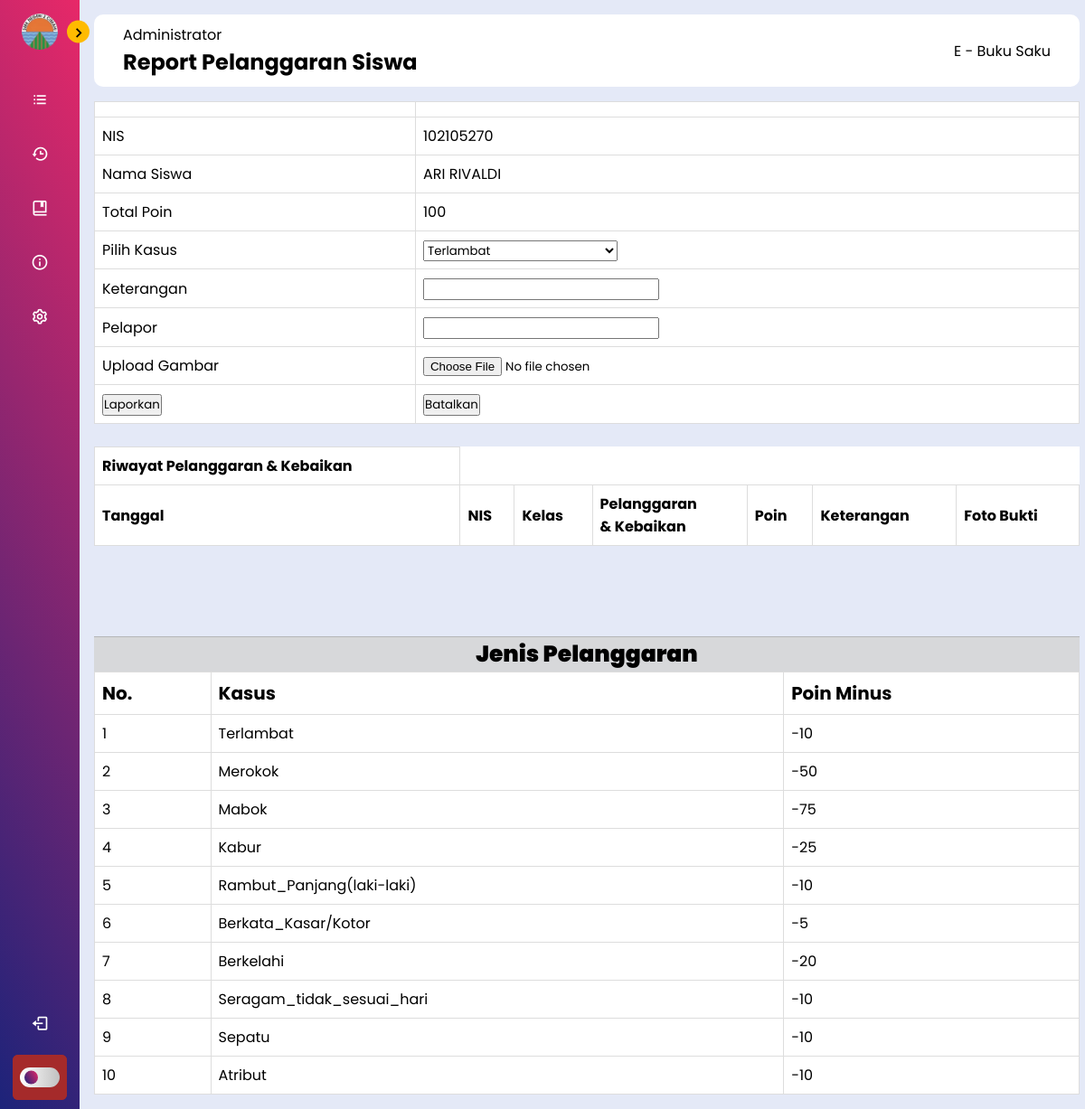
The app's page /High-Access/proses-kasus.php?id=102105270 (signed in) with its own data.
### tables this page shows
CREATE TABLE `siswa` (
  `nis` int(11) NOT NULL,
  `password` varchar(20) NOT NULL,
  `nama` varchar(100) NOT NULL,
  `tingkat` int(2) NOT NULL,
  `jurusan` varchar(30) NOT NULL,
  `kelas` varchar(2) NOT NULL,
  `jenis_kelamin` enum('L','P') NOT NULL,
  `poin` int(5) NOT NULL,
  `batas_minus` int(11) NOT NULL
);

CREATE TABLE `tb_kasus` (
  `id_kasus` int(3) NOT NULL,
  `jenis_kasus` varchar(50) NOT NULL,
  `poin` int(11) NOT NULL
);

### High-Access/proses-kasus.php (the view, shortened to what this page needs)
<!DOCTYPE html>
<html lang="en">
<head>
    <link rel="stylesheet" href="styleBar.css">
    <link href='https://unpkg.com/boxicons@2.1.4/css/boxicons.min.css' rel='stylesheet'>
    <link rel="stylesheet" href="https://cdnjs.cloudflare.com/ajax/libs/
    font-awesome/6.4.0/css/all.min.css">
    <link rel="stylesheet" href="https://cdn.datatables.net/1.13.7/css/jquery.dataTables.min.css">
</head>
<body>
        <?php
        include "koneksi.php";
        $id=$_GET['id'];
        $sql=mysqli_query($conn, "SELECT * FROM siswa WHERE nis=$id");
        $sql_kasus=mysqli_query($conn, "SELECT * FROM tb_kasus");
        ?>
    <nav class="sidebar close">
        <header>
            <div class="image-text">
                <span class="image">
                    <img src="../img/smkn2cmi.png" alt="logo">
                </span>
            </div>
            <i class='bx bx-chevron-right toggle'></i>
        </header>
        <div class="menu-bar">
        <div class="menu">
                <ul class="menu-link">
                    <li class="nav-link">
                        <a href="admin-buksak.php">
                            <i class='bx bx-list-ul icon'></i>
                        </a>
                    </li>
                    <li class="nav-link">
                        <a href="data-kasus.php">
                            <i class='bx bx-history icon'></i>
                        </a>
                    </li>
                    <li class="nav-link">
                        <a href="pedoman.php">
                            <i class='bx bx-book-bookmark icon'></i>
                        </a>
                    </li>
                    <li class="nav-link">
                        <a href="credit-buksak.php">
                        <i class='bx bx-info-circle icon'></i>
                        </a>
                    </li>
                    <li class="nav-link">
                        <a href="admin-settings.php">
                            <i class='bx bx-cog icon'></i>
                        </a>
                    </li>
                </ul>
            </div>
            <div class="bottom-content">
                <li class="">
                <a href="../index.php">
                        <i class='bx bx-log-out icon'></i>
                    </a>
                </li>
                <li class="mode">
                    <div class="moon-sun">
                    </div>
                    <div class="toggle-switch">
                        <span class="switch"></span>
                    </div>
                </li>
            </div>
        </div>
    </nav>
    <div class="main--content">
        <div class="header--wrapper">
            <div class="header--title">
                <span>Administrator</span>
                <h2>Report Pelanggaran Siswa</h2>
            </div>
            <div class="header--title">
                <span>E - Buku Saku</span>
            </div>
        </div>
  <div>
  <form action="proses.php" method="POST" enctype="multipart/form-data">
      <table>
      <tr>
                  <td></td>
                  <td><input type="hidden" name="id" value=<?=$id?>></td>
              </tr>
      <tr>
              <td>NIS</td>
              <td><?php foreach ($sql as $nis) :?><?=$nis["nis"]; ?><?php endforeach;?></td>
          </tr>
          <tr>
              <td>Nama Siswa</td>
              <td><?php foreach ($sql as $nama) :?><?=$nama["nama"]; ?><?php endforeach;?></td>
          </tr>
          <tr>
              <td>Total Poin</td>
              <td><?php foreach ($sql as $poin) :?><?=$poin["poin"]; ?><?php endforeach;?></td>
          </tr>
          <tr>
              <td>Pilih Kasus</td>
              <td>
              <select name="kasus">
                      <?php foreach ($sql_kasus as $row) :?>
                          <option value=<?= $row["jenis_kasus"];?>><?= $row["jenis_kasus"];?></option>
                          <?php endforeach;?>
                      </select>
              </td>
          </tr>
          <tr>
              <td>Keterangan</td>
              <td><input type="text" name="keterangan"></td>
          </tr>
          <tr>
              <td>Pelapor</td>
              <td><input type="text" name="pelapor"></td>
          </tr>
          <tr>
          <td>Upload Gambar</td>
          <td><input type="file" name="file"></td>
        </tr>
          <tr>
              <td><input type="submit" name="lapor" value="Laporkan" ?id=<?= $id?> onclick="return confirm ('Yakin untuk melaporkan?');"></td>
              <td><input type="submit" name="batalkan" value="Batalkan"></td>
          </tr>
      </table><br>
      <table>
        <tr>
          <td><b>Riwayat Pelanggaran & Kebaikan</b></td>
        </tr>
        <tr>
            <td><b>Tanggal</b></td>
            <td><b>NIS</b></td>
            <td><b>Kelas</b></td>
            <td><b>Pelanggaran <br> & Kebaikan</b></td>
            <td><b>Poin</b></td>
            <td><b>Keterangan</b></td>
            <td><b>Foto Bukti</b></td>
        </tr>
      </table>
      <?php
    include 'koneksi.php';
    $sql = "SELECT * FROM tb_kasus";
    $pelanggaran = mysqli_query($conn, $sql);
    ?>
      <div class="jenis-kasus">
      <p class="judul">Jenis Pelanggaran</p>
      <div class="row">
        <div>
          <table class="table-3 table table-striped" style="width: 100%;">
          <thead>
            <tr style="font-size: 20px;">
              <td><b>No.</b></td>
              <td><b>Kasus</b></td>
              <td><b>Poin Minus</b></td>
            </tr>
          </thead>
          <tbody>
            <?php foreach ($pelanggaran as $item) : ?>
                <tr>
                    <td><?= $item["id_kasus"];  ?></td>
                    <td><?= $item["jenis_kasus"];  ?></td>
                    <td>-<?= $item["poin"];  ?></td>
                </tr>
            <?php endforeach; ?>
          </tbody>
          </table>
        </div>
      </div>
  </form>
  </div>
        </div>
</body>
</html>

### High-Access/styleBar.css (style rules this page uses)
* { font-family: 'Poppins', sans-serif; margin: 0; padding: 0; box-sizing: border-box; }
:root { --body-color: #E4E9F7; --sidebar-color: linear-gradient(240deg, rgb(231, 40, 104),rgb(28, 35, 122)); --primary-color: rgb(255, 187, 0); --primary-color-light: brown; --toggle-color: linear-gradient(270deg, silver, white); --text-color: #fff; --tran-02: all .2s ease; --tran-03: all .3s ease; --tran-04: all .4s ease; --tran-05: all .5s ease; }
body { height: 100vh; background: var(--body-color); transition: var(--tran-05); }
.sidebar { position: fixed; top: 0; left: 0; height: 100%; width: 250px; padding: 10px 14px; background: var(--sidebar-color); transition: var(--tran-05); z-index: 100; }
.sidebar.close { width: 88px; }
.sidebar .image { min-width: 60px; display: flex; align-items: center; justify-content: center; }
.sidebar li { height: 50px; margin-top: 10px; list-style: none; display: flex; align-items: center; }
.sidebar li .icon { display: flex; align-items: center; justify-content: center; min-width: 60px; font-size: 20px; }
.sidebar li .icon, .sidebar li .text { color: var(--text-color); transition: var(--tran-02); }
.sidebar .image-text img { width: 40px; border-radius: 6px; }
.sidebar header { position: relative; }
.sidebar header .image-text { display: flex; align-items: center; }
.sidebar header .toggle { position: absolute; top: 50%; right: -25px; transform: translateY(-50%) rotate(180deg); height: 25px; width: 25px; background: var(--primary-color); display: flex; align-items: center; justify-content: center; border-radius: 50%; color: var(--sidebar-color); font-size: 22px; transition: var(--tran-02); }
.sidebar.close header .toggle { transform: translateY(-50%); }
.sidebar .menu { margin-top: 15px; }
.sidebar li a { height: 100%; width: 100%; display: flex; align-items: center; text-decoration: none; border-radius: 6px; transition: var(--tran-04); }
.sidebar .menu-bar { height: calc(100% - 50px); display: flex; flex-direction: column; justify-content: space-between; }
.menu-bar .mode { position: relative; border-radius: 6px; background: var(--primary-color-light); }
.menu-bar .mode .moon-sun { height: 50px; width: 60px; display: flex; align-items: center; }
.menu-bar .mode .toggle-switch { position: absolute; right: 0; display: flex; align-items: center; justify-content: center; height: 100%; min-width: 60px; cursor: pointer; border-radius: 6px; background: var(--primary-color-light); transition: var(--tran-05); }
.toggle-switch .switch { position: relative; height: 22px; width: 44px; border-radius: 25px; background: var(--toggle-color); transition: var(--tran-05); }
.switch::before { content: ''; position: absolute; height: 15px; width: 15px; border-radius: 50%; top: 50%; left: 5px; transform: translateY(-50%); background: var(--sidebar-color); transition: var(--tran-03); }
.main--content { position: relative; width: 93.5%; margin-left: 88px; padding: 1rem; }
.header--wrapper { display: flex; justify-content: space-between; align-items: center; flex-wrap: wrap; background: #fff; border-radius: 10px; padding: 10px 2rem; margin-bottom: 1rem; }
.header--title { color: linear-gradient(brown, chocolate); }
table { font-family: arial, sans-serif; border-collapse: collapse; width: 100%; background-color: white; }

### High-Access/proses-kasus.php (style rules this page uses)
td, th { border: 1px solid #dddddd; text-align: left; padding: 8px; }
.judul { background-color: #d7d8da; text-align: center; font-weight: 900; font-size: 25px; margin-top: 100px; margin-bottom: -1px; border-top: 1px solid #b5b6b7; border-bottom: 1px solid #b5b6b7; }

### records on screen
siswa: nis "102105270", nama "ARI RIVALDI", poin "100"
tb_kasus: id_kasus "1", jenis_kasus "Terlambat", poin "10"
tb_kasus: id_kasus "2", jenis_kasus "Merokok", poin "50"
tb_kasus: id_kasus "3", jenis_kasus "Mabok", poin "75"
tb_kasus: id_kasus "4", jenis_kasus "Kabur", poin "25"
tb_kasus: id_kasus "5", jenis_kasus "Rambut_Panjang(laki-laki)", poin "10"
tb_kasus: id_kasus "6", jenis_kasus "Berkata_Kasar/Kotor", poin "5"
tb_kasus: id_kasus "7", jenis_kasus "Berkelahi", poin "20"
tb_kasus: id_kasus "8", jenis_kasus "Seragam_tidak_sesuai_hari", poin "10"
tb_kasus: id_kasus "9", jenis_kasus "Sepatu", poin "10"
tb_kasus: id_kasus "10", jenis_kasus "Atribut", poin "10"

### other values on screen
form field kasus "Terlambat"
